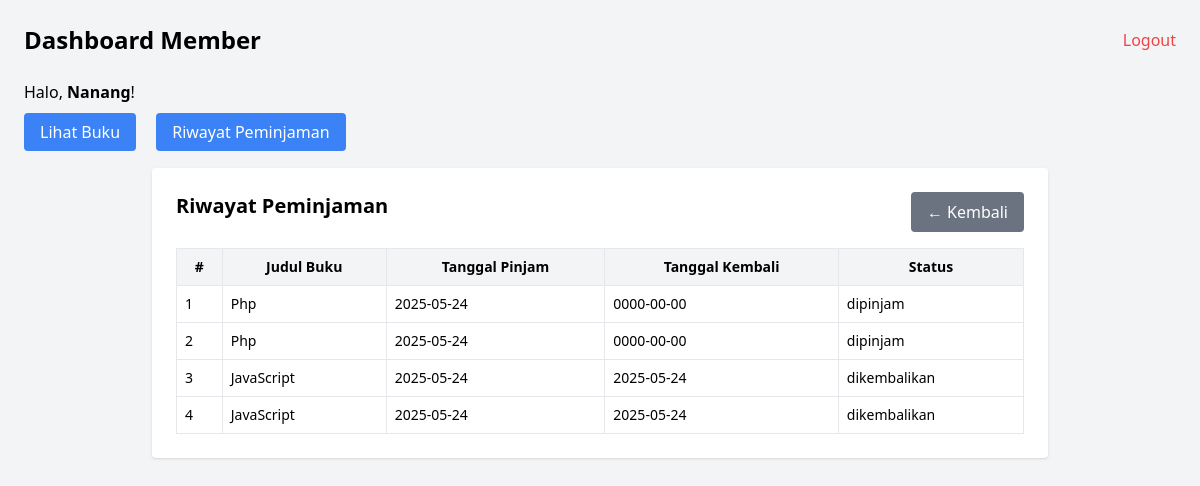
The page /views/member/riwayat_peminjaman.php (signed in) on the database its author committed.
### tables this page shows
CREATE TABLE `peminjaman` (
  `id` int(11) NOT NULL,
  `user_id` int(11) NOT NULL,
  `buku_id` int(11) NOT NULL,
  `tanggal_pinjam` date NOT NULL,
  `tanggal_kembali` date NOT NULL,
  `status` enum('dipinjam','dikembalikan') NOT NULL DEFAULT 'dipinjam',
  `created_at` datetime DEFAULT current_timestamp()
);

CREATE TABLE `buku` (
  `id` int(11) NOT NULL,
  `judul` varchar(255) NOT NULL,
  `gambar` varchar(255) DEFAULT NULL,
  `penulis` varchar(100) NOT NULL,
  `penerbit` varchar(100) NOT NULL,
  `tahun` year(4) NOT NULL,
  `stok` int(11) NOT NULL,
  `created_at` datetime DEFAULT current_timestamp()
);

### views/member/riwayat_peminjaman.php (the view, shortened to what this page needs)
<?php
require '../../config/koneksi.php';
$user_id = $_SESSION['user']['id'];
$query = "SELECT p.*, b.judul as judul_buku
          FROM peminjaman p
          JOIN buku b ON p.buku_id = b.id
          WHERE p.user_id = $user_id
          ORDER BY p.id DESC";
$result = $conn->query($query);
?>
<!DOCTYPE html>
<html lang="id">
<head>
    <script src="https://cdn.tailwindcss.com"></script>
</head>
<body class="bg-gray-100 p-6">
    <?php include 'member-dashboard.php'; ?>
    <div class="max-w-4xl mx-auto bg-white p-6 rounded shadow">
        <div class="flex justify-between mb-4">
            <h1 class="text-xl font-bold">Riwayat Peminjaman</h1>
            <a href="/views/member/member-dashboard.php" class="bg-gray-500 text-white px-4 py-2 rounded">← Kembali</a>
        </div>
        <table class="w-full border text-sm">
            <thead class="bg-gray-100">
                <tr>
                    <th class="border p-2">#</th>
                    <th class="border p-2">Judul Buku</th>
                    <th class="border p-2">Tanggal Pinjam</th>
                    <th class="border p-2">Tanggal Kembali</th>
                    <th class="border p-2">Status</th>
                </tr>
            </thead>
            <tbody>
                <?php $no = 1;
                while ($row = $result->fetch_assoc()): ?>
                    <tr>
                        <td class="border p-2"><?= $no++ ?></td>
                        <td class="border p-2"><?= $row['judul_buku'] ?></td>
                        <td class="border p-2"><?= $row['tanggal_pinjam'] ?></td>
                        <td class="border p-2"><?= $row['tanggal_kembali'] ?? '-' ?></td>
                        <td class="border p-2"><?= $row['status'] ?></td>
                    </tr>
                <?php endwhile; ?>
            </tbody>
        </table>
    </div>
</body>
</html>

### rows shown on the page
peminjaman: buku.judul "Php", tanggal_pinjam "2025-05-24", tanggal_kembali "0000-00-00", status "dipinjam"
peminjaman: buku.judul "Php", tanggal_pinjam "2025-05-24", tanggal_kembali "0000-00-00", status "dipinjam"
peminjaman: buku.judul "JavaScript", tanggal_pinjam "2025-05-24", tanggal_kembali "2025-05-24", status "dikembalikan"
peminjaman: buku.judul "JavaScript", tanggal_pinjam "2025-05-24", tanggal_kembali "2025-05-24", status "dikembalikan"

### other values the page prints
$_SESSION["nama"] "Nanang"
